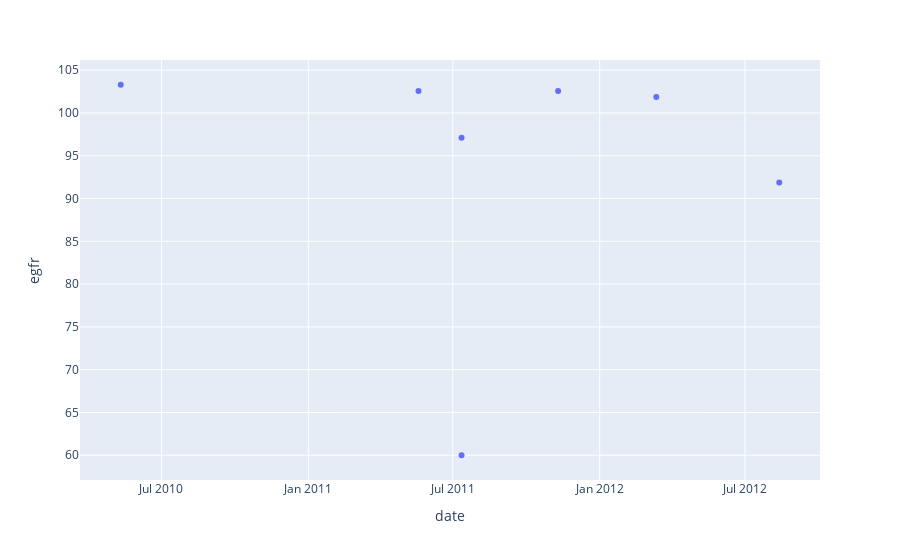
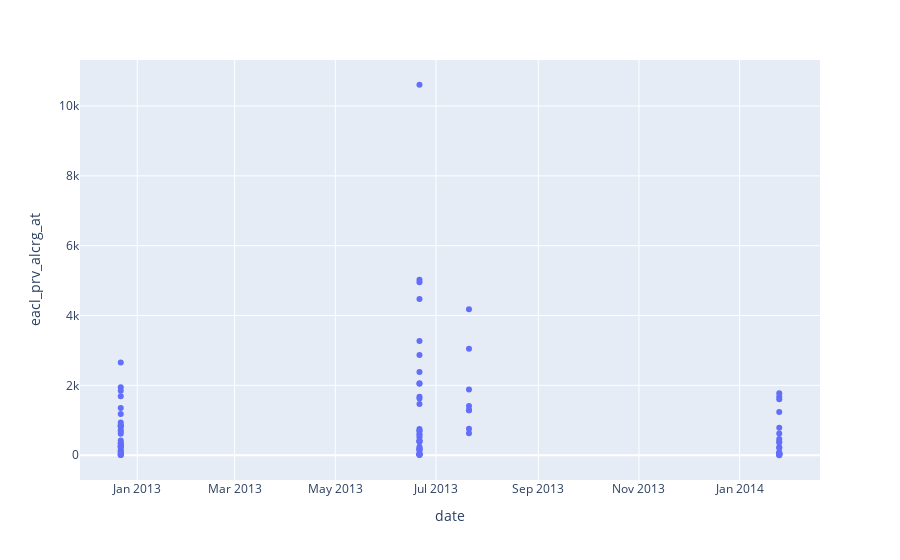
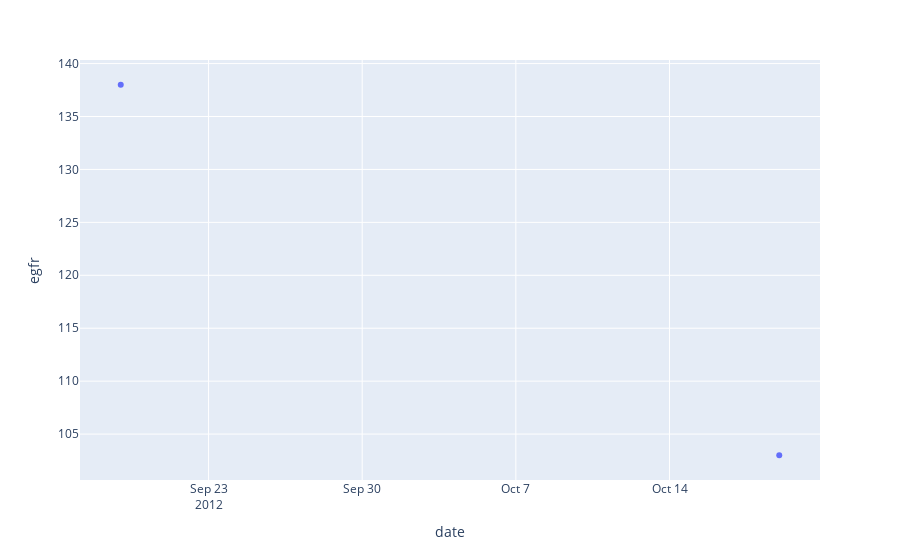
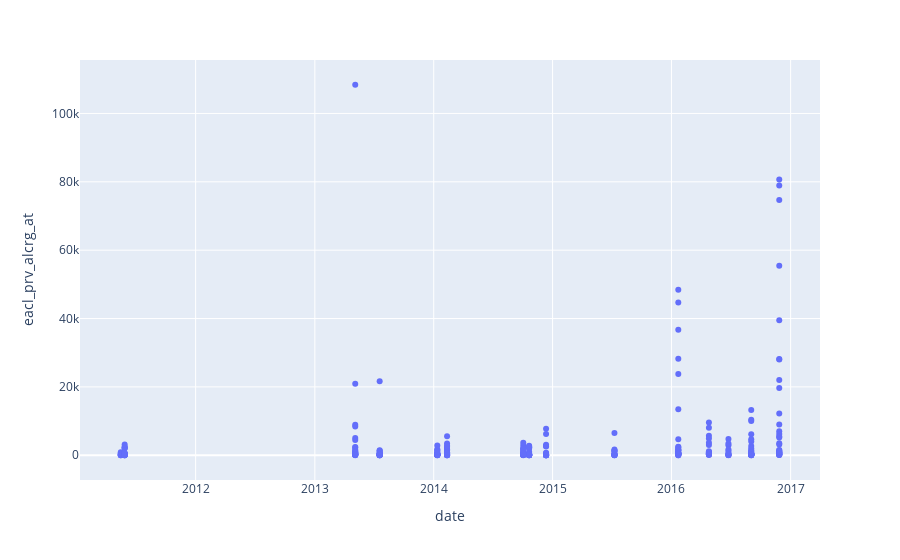

Here is the notebook cell these charts were saved with, in order:
### Code cell
pd.set_option('display.max_columns',None)
for i in merged_data_t[merged_data_t['stage'] =='1']['TMA_Acct']:
    
    egfr_target = egfr[egfr['TMA_Acct'] == i]
    fig = px.scatter(egfr_target,x = 'date',y = 'egfr',hover_data = ['source'])
    fig.show()
    target = find_tma(i)
    target['date'] = pd.to_datetime('2010-01-01') + target['icrd_dt_deidentified'].apply(lambda i:pd.Timedelta(days = i))   
    fig = px.scatter(target[target['claim_type'] == 'I'],x = 'date',y = 'eacl_prv_alcrg_at',hover_data = ['claim_type'])
    display(target)
    fig.show()

### Figure 1 — Plotly figure (JSON) as saved in the notebook; plotly's stock layout.template omitted (floating-point values rounded to 4 significant figures)
{"data": [{"customdata": [["TMA_Lab_Serum"], ["TMA_Lab_Serum"], ["TMA_Lab_Serum"], ["TMA_Lab_Egfr"], ["TMA_Lab_Serum"], ["TMA_Lab_Serum"], ["TMA_Lab_Serum"]], "hovertemplate": "date=%{x}<br>egfr=%{y}<br>source=%{customdata[0]}<extra></extra>", "legendgroup": "", "marker": {"color": "#636efa", "symbol": "circle"}, "mode": "markers", "name": "", "orientation": "v", "showlegend": false, "type": "scatter", "x": ["2010-05-11", "2011-05-19", "2011-07-12", "2011-07-12 00:00:00", "2011-11-10", "2012-03-12", "2012-08-13"], "xaxis": "x", "y": [103.3, 102.6, 97.1, 60, 102.6, 101.9, 91.86], "yaxis": "y"}], "layout": {"legend": {"tracegroupgap": 0}, "margin": {"t": 60}, "xaxis": {"anchor": "y", "domain": [0, 1], "title": {"text": "date"}}, "yaxis": {"anchor": "x", "domain": [0, 1], "title": {"text": "egfr"}}}}

### Figure 2 — Plotly figure (JSON) as saved in the notebook; plotly's stock layout.template omitted (floating-point values rounded to 4 significant figures)
{"data": [{"customdata": [["I"], ["I"], ["I"], ["I"], ["I"], ["I"], ["I"], ["I"], ["I"], ["I"], ["I"], ["I"], ["I"], ["I"], ["I"], ["I"], ["I"], ["I"], ["I"], ["I"], ["I"], ["I"], ["I"], ["I"], ["I"], ["I"], ["I"], ["I"], ["I"], ["I"], ["I"], ["I"], ["I"], ["I"], ["I"], ["I"], ["I"], ["I"], ["I"], ["I"], ["I"], ["I"], ["I"], ["I"], ["I"], ["I"], ["I"], ["I"], ["I"], ["I"], ["I"], ["I"], ["I"], ["I"], ["I"], ["I"], ["I"], ["I"], ["I"], ["I"], ["I"], ["I"], ["I"], ["I"], ["I"], ["I"], ["I"], ["I"], ["I"], ["I"], ["I"], ["I"], ["I"], ["I"], ["I"], ["I"], ["I"], ["I"], ["I"], ["I"], ["I"], ["I"], ["I"], ["I"], ["I"], ["I"], ["I"], ["I"], ["I"], ["I"], ["I"]], "hovertemplate": "date=%{x}<br>eacl_prv_alcrg_at=%{y}<br>claim_type=%{customdata[0]}<extra></extra>", "legendgroup": "", "marker": {"color": "#636efa", "symbol": "circle"}, "mode": "markers", "name": "", "orientation": "v", "showlegend": false, "type": "scatter", "x": ["2013-06-21T00:00:00", "2013-06-21T00:00:00", "2013-06-21T00:00:00", "2013-06-21T00:00:00", "2013-06-21T00:00:00", "2013-06-21T00:00:00", "2013-06-21T00:00:00", "2013-06-21T00:00:00", "2013-06-21T00:00:00", "2013-07-21T00:00:00", "2013-07-21T00:00:00", "2013-06-21T00:00:00", "2013-07-21T00:00:00", "2013-07-21T00:00:00", "2013-06-21T00:00:00", "2013-07-21T00:00:00", "2013-06-21T00:00:00", "2013-07-21T00:00:00", "2013-06-21T00:00:00", "2013-06-21T00:00:00", "2013-06-21T00:00:00", "2013-06-21T00:00:00", "2013-06-21T00:00:00", "2013-06-21T00:00:00", "2013-06-21T00:00:00", "2013-06-21T00:00:00", "2013-06-21T00:00:00", "2013-06-21T00:00:00", "2013-06-21T00:00:00", "2013-06-21T00:00:00", "2013-06-21T00:00:00", "2013-06-21T00:00:00", "2013-06-21T00:00:00", "2013-06-21T00:00:00", "2013-06-21T00:00:00", "2013-06-21T00:00:00", "2013-06-21T00:00:00", "2013-07-21T00:00:00", "2013-06-21T00:00:00", "2013-06-21T00:00:00", "2013-06-21T00:00:00", "2013-07-21T00:00:00", "2014-01-25T00:00:00", "2014-01-25T00:00:00", "2012-12-22T00:00:00", "2012-12-22T00:00:00", "2012-12-22T00:00:00", "2012-12-22T00:00:00", "2012-12-22T00:00:00", "2012-12-22T00:00:00", "2012-12-22T00:00:00", "2012-12-22T00:00:00", "2012-12-22T00:00:00", "2012-12-22T00:00:00", "2012-12-22T00:00:00", "2012-12-22T00:00:00", "2012-12-22T00:00:00", "2012-12-22T00:00:00", "2012-12-22T00:00:00", "2012-12-22T00:00:00", "2012-12-22T00:00:00", "2012-12-22T00:00:00", "2012-12-22T00:00:00", "2012-12-22T00:00:00", "2012-12-22T00:00:00", "2012-12-22T00:00:00", "2012-12-22T00:00:00", "2012-12-22T00:00:00", "2012-12-22T00:00:00", "2014-01-25T00:00:00", "2014-01-25T00:00:00", "2014-01-25T00:00:00", "2014-01-25T00:00:00", "2014-01-25T00:00:00", "2014-01-25T00:00:00", "2014-01-25T00:00:00", "2014-01-25T00:00:00", "2014-01-25T00:00:00", "2014-01-25T00:00:00", "2014-01-25T00:00:00", "2014-01-25T00:00:00", "2014-01-25T00:00:00", "2014-01-25T00:00:00", "2014-01-25T00:00:00", "2014-01-25T00:00:00", "2014-01-25T00:00:00", "2014-01-25T00:00:00", "2012-12-22T00:00:00", "2014-01-25T00:00:00", "2012-12-22T00:00:00", "2012-12-22T00:00:00"], "xaxis": "x", "y": [8.43, 10610.0, 186.8, 391.2, 39.09, 579.0, 145.6, 17.94, 196.4, 629.8, 4177.0, 2048.0, 762.2, 3052.0, 3269.0, 1411.0, 419.4, 1285.0, 2870.0, 751.9, 710.7, 46.38, 242.5, 30.2, 513.1, 1676.0, 388.5, 608.0, 2065.0, 1469.0, 690.0, 405.7, 2385.0, 4950.0, 152.9, 37.67, 15.26, 1291.0, 5027.0, 1623.0, 4472.0, 1882.0, 619.6, 1240.0, 1688.0, 114.7, 1949.0, 849.8, 8.68, 814.3, 95.12, 354.1, 148.7, 7.75, 41.08, 347.0, 844.1, 282.2, 1846.0, 26.06, 842.4, 1184.0, 421.6, 723.9, 223.8, 614.9, 2654.0, 675.3, 1351.0, 16.32, 23.5, 232.0, 790.4, 463.7, 1678.0, 49.62, 22.61, 25.08, 70.8, 385.0, 81.85, 206.3, 41.81, 1772.0, 0.01, 51.47, 1600.0, 934.3, 363.6, 247.8, 253.7], "yaxis": "y"}], "layout": {"legend": {"tracegroupgap": 0}, "margin": {"t": 60}, "xaxis": {"anchor": "y", "domain": [0, 1], "title": {"text": "date"}}, "yaxis": {"anchor": "x", "domain": [0, 1], "title": {"text": "eacl_prv_alcrg_at"}}}}

### Figure 3 — Plotly figure (JSON) as saved in the notebook; plotly's stock layout.template omitted (floating-point values rounded to 4 significant figures)
{"data": [{"customdata": [["Highmark_Lab_Egfr"], ["Highmark_Lab_Egfr"]], "hovertemplate": "date=%{x}<br>egfr=%{y}<br>source=%{customdata[0]}<extra></extra>", "legendgroup": "", "marker": {"color": "#636efa", "symbol": "circle"}, "mode": "markers", "name": "", "orientation": "v", "showlegend": false, "type": "scatter", "x": ["2012-09-19", "2012-10-19"], "xaxis": "x", "y": [138, 103], "yaxis": "y"}], "layout": {"legend": {"tracegroupgap": 0}, "margin": {"t": 60}, "xaxis": {"anchor": "y", "domain": [0, 1], "title": {"text": "date"}}, "yaxis": {"anchor": "x", "domain": [0, 1], "title": {"text": "egfr"}}}}

### Figure 4 — Plotly figure (JSON) as saved in the notebook; plotly's stock layout.template omitted (floating-point values rounded to 4 significant figures; data arrays with more than 128 entries replaced by an {"elided": "..."} marker saying what was removed)
{"data": [{"customdata": {"elided": "303x1 str values"}, "hovertemplate": "date=%{x}<br>eacl_prv_alcrg_at=%{y}<br>claim_type=%{customdata[0]}<extra></extra>", "legendgroup": "", "marker": {"color": "#636efa", "symbol": "circle"}, "mode": "markers", "name": "", "orientation": "v", "showlegend": false, "type": "scatter", "x": {"elided": "303 str values"}, "xaxis": "x", "y": {"elided": "303 float values"}, "yaxis": "y"}], "layout": {"legend": {"tracegroupgap": 0}, "margin": {"t": 60}, "xaxis": {"anchor": "y", "domain": [0, 1], "title": {"text": "date"}}, "yaxis": {"anchor": "x", "domain": [0, 1], "title": {"text": "eacl_prv_alcrg_at"}}}}
